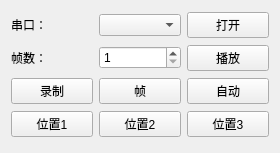
<?xml version="1.0" encoding="UTF-8"?>
<ui version="4.0">
 <class>Widget</class>
 <widget class="QWidget" name="Widget">
  <property name="geometry">
   <rect>
    <x>0</x>
    <y>0</y>
    <width>280</width>
    <height>153</height>
   </rect>
  </property>
  <property name="windowTitle">
   <string>Widget</string>
  </property>
  <layout class="QGridLayout" name="gridLayout_5">
   <item row="0" column="0">
    <layout class="QGridLayout" name="gridLayout">
     <item row="0" column="0">
      <widget class="QLabel" name="label">
       <property name="text">
        <string>串口：</string>
       </property>
      </widget>
     </item>
     <item row="0" column="1">
      <widget class="QComboBox" name="comboBox"/>
     </item>
     <item row="0" column="2">
      <widget class="QPushButton" name="pushButton_open">
       <property name="text">
        <string>打开</string>
       </property>
      </widget>
     </item>
    </layout>
   </item>
   <item row="1" column="0">
    <layout class="QGridLayout" name="gridLayout_2">
     <item row="0" column="0">
      <widget class="QLabel" name="label_2">
       <property name="text">
        <string>帧数：</string>
       </property>
      </widget>
     </item>
     <item row="0" column="1">
      <widget class="QSpinBox" name="spinBox">
       <property name="minimum">
        <number>1</number>
       </property>
       <property name="maximum">
        <number>100</number>
       </property>
      </widget>
     </item>
     <item row="0" column="2">
      <widget class="QPushButton" name="pushButton_play">
       <property name="text">
        <string>播放</string>
       </property>
      </widget>
     </item>
    </layout>
   </item>
   <item row="2" column="0">
    <layout class="QGridLayout" name="gridLayout_3">
     <item row="0" column="0">
      <widget class="QPushButton" name="pushButton_recording">
       <property name="text">
        <string>录制</string>
       </property>
      </widget>
     </item>
     <item row="0" column="1">
      <widget class="QPushButton" name="pushButton_2">
       <property name="text">
        <string>帧</string>
       </property>
      </widget>
     </item>
     <item row="0" column="2">
      <widget class="QPushButton" name="pushButton_auto">
       <property name="text">
        <string>自动</string>
       </property>
      </widget>
     </item>
    </layout>
   </item>
   <item row="3" column="0">
    <layout class="QGridLayout" name="gridLayout_4">
     <item row="0" column="0">
      <widget class="QPushButton" name="pushButton_move1">
       <property name="text">
        <string>位置1</string>
       </property>
      </widget>
     </item>
     <item row="0" column="1">
      <widget class="QPushButton" name="pushButton_move2">
       <property name="text">
        <string>位置2</string>
       </property>
      </widget>
     </item>
     <item row="0" column="2">
      <widget class="QPushButton" name="pushButton_move3">
       <property name="text">
        <string>位置3</string>
       </property>
      </widget>
     </item>
    </layout>
   </item>
  </layout>
 </widget>
 <layoutdefault spacing="6" margin="11"/>
 <resources/>
 <connections/>
</ui>
